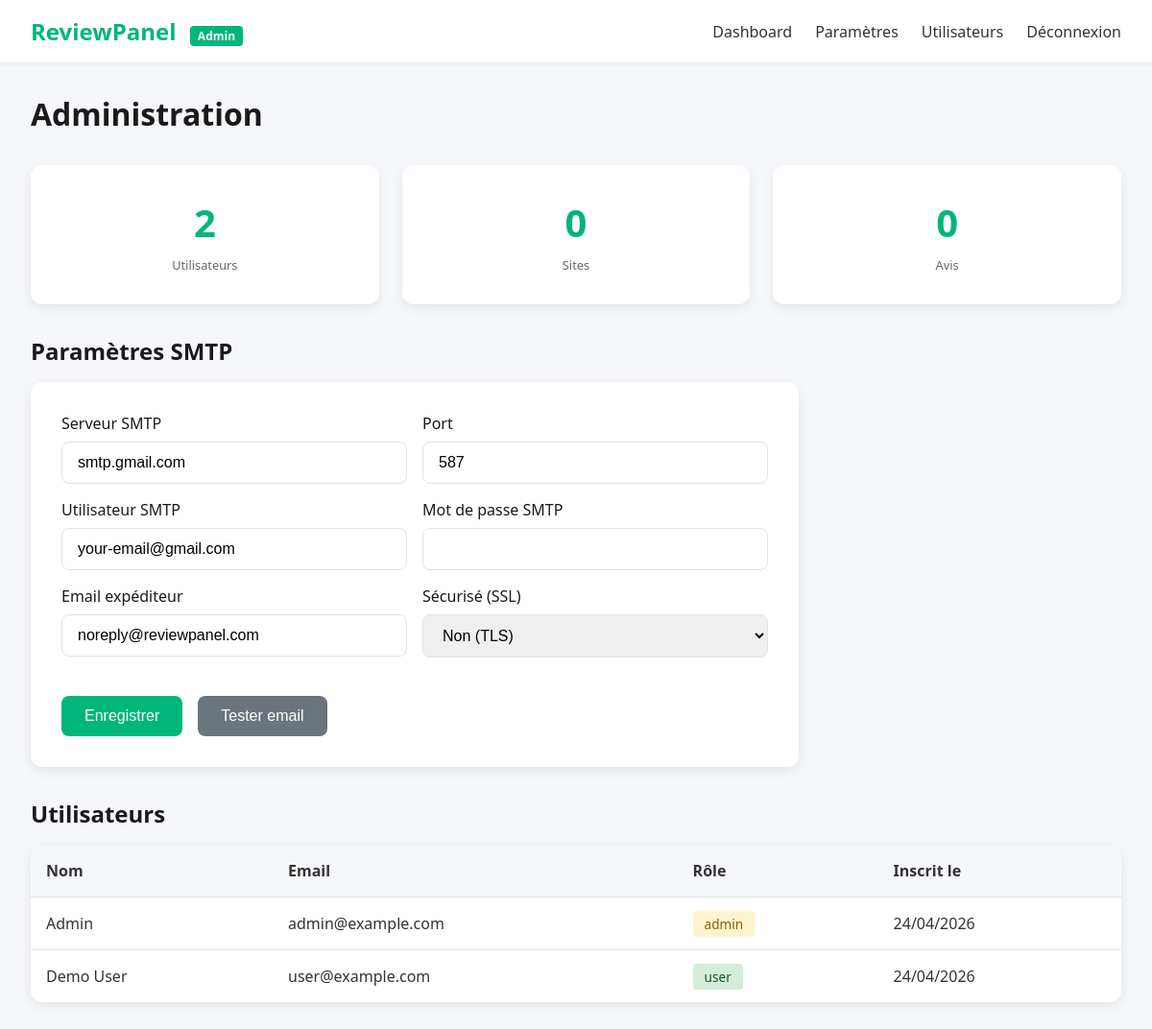
/admin.php (signed in), run on the app's committed database.
### tables this page shows
CREATE TABLE IF NOT EXISTS users (
    id INT AUTO_INCREMENT PRIMARY KEY,
    email VARCHAR(255) UNIQUE NOT NULL,
    password VARCHAR(255) NOT NULL,
    name VARCHAR(255) NOT NULL,
    role ENUM('user', 'admin') DEFAULT 'user',
    reset_token VARCHAR(255),
    reset_expires DATETIME,
    created_at DATETIME DEFAULT CURRENT_TIMESTAMP
);

### admin.php (the view, shortened to what this page needs)
<?php
$settings = [];
?>
<!DOCTYPE html>
<html lang="fr">
<head>
    <link rel="stylesheet" href="css/style.css">
    <link rel="stylesheet" href="css/admin.css">
</head>
<body>
    <nav class="navbar">
        <div class="nav-brand">ReviewPanel <span class="badge">Admin</span></div>
        <div class="nav-links">
            <a href="index.php">Dashboard</a>
            <a href="?section=settings">Paramètres</a>
            <a href="?section=users">Utilisateurs</a>
            <a href="index.php?logout=1">Déconnexion</a>
        </div>
    </nav>
    <div class="container">
        <h1>Administration</h1>
        <div class="stats-grid">
            <?php
            $pdo = getDB();
            echo '<div class="stat-card"><div class="stat-value">' . $pdo->query('SELECT COUNT(*) FROM users')->fetchColumn() . '</div><div class="stat-label">Utilisateurs</div></div>';
            echo '<div class="stat-card"><div class="stat-value">' . $pdo->query('SELECT COUNT(*) FROM sites')->fetchColumn() . '</div><div class="stat-label">Sites</div></div>';
            echo '<div class="stat-card"><div class="stat-value">' . $pdo->query('SELECT COUNT(*) FROM reviews')->fetchColumn() . '</div><div class="stat-label">Avis</div></div>';
            ?>
        </div>
        <h2>Paramètres SMTP</h2>
        <form method="POST" class="settings-form">
            <div class="form-row">
                <div class="form-group">
                    <label>Serveur SMTP</label>
                    <input type="text" name="smtp_host" value="<?= htmlspecialchars($settings['smtp_host'] ?? SMTP_HOST) ?>" required>
                </div>
                <div class="form-group">
                    <label>Port</label>
                    <input type="number" name="smtp_port" value="<?= htmlspecialchars($settings['smtp_port'] ?? SMTP_PORT) ?>" required>
                </div>
            </div>
            <div class="form-row">
                <div class="form-group">
                    <label>Utilisateur SMTP</label>
                    <input type="email" name="smtp_user" value="<?= htmlspecialchars($settings['smtp_user'] ?? SMTP_USER) ?>">
                </div>
                <div class="form-group">
                    <label>Mot de passe SMTP</label>
                    <input type="password" name="smtp_password" value="<?= htmlspecialchars($settings['smtp_password'] ?? '') ?>">
                </div>
            </div>
            <div class="form-row">
                <div class="form-group">
                    <label>Email expéditeur</label>
                    <input type="email" name="smtp_from" value="<?= htmlspecialchars($settings['smtp_from'] ?? SMTP_FROM) ?>">
                </div>
                <div class="form-group">
                    <label>Sécurisé (SSL)</label>
                    <select name="smtp_secure">
                        <option value="0" <?= (($settings['smtp_secure'] ?? '') == '0') ? 'selected' : '' ?>>Non (TLS)</option>
                    </select>
                </div>
            </div>
            <div class="form-actions">
                <button type="submit" class="btn-primary">Enregistrer</button>
                <button type="button" onclick="testEmail()" class="btn-secondary">Tester email</button>
            </div>
        </form>
        <h2>Utilisateurs</h2>
        <table class="users-table">
            <thead>
                <tr>
                    <th>Nom</th>
                    <th>Email</th>
                    <th>Rôle</th>
                    <th>Inscrit le</th>
                </tr>
            </thead>
            <tbody>
                <?php
                $stmt = $pdo->query('SELECT name, email, role, created_at FROM users ORDER BY created_at DESC');
                while ($user = $stmt->fetch()):
                ?>
                <tr>
                    <td><?= htmlspecialchars($user['name']) ?></td>
                    <td><?= htmlspecialchars($user['email']) ?></td>
                    <td><span class="user-role <?= $user['role'] ?>"><?= $user['role'] ?></span></td>
                    <td><?= date('d/m/Y', strtotime($user['created_at'])) ?></td>
                </tr>
                <?php endwhile; ?>
            </tbody>
        </table>
    </div>
</body>
</html>

### css/style.css (style rules this page uses)
* { margin: 0; padding: 0; box-sizing: border-box; }
:root { --primary: #00b67a; --primary-dark: #009963; --secondary: #1a1a1a; --bg: #f5f7fa; --white: #ffffff; --text: #333; --text-light: #666; --border: #e1e4e8; --danger: #e74c3c; --star: #ffc107; }
body { font-family: 'Segoe UI', Tahoma, Geneva, Verdana, sans-serif; background: var(--bg); color: var(--text); min-height: 100vh; }
.navbar { background: var(--white); padding: 1rem 2rem; display: flex; justify-content: space-between; align-items: center; box-shadow: 0 2px 4px rgba(0,0,0,0.05); position: sticky; top: 0; z-index: 100; }
.nav-brand { font-size: 1.5rem; font-weight: bold; color: var(--primary); }
.nav-links { display: flex; gap: 1.5rem; align-items: center; }
.nav-links a, .nav-links span { color: var(--text); text-decoration: none; }
.container { max-width: 1200px; margin: 0 auto; padding: 2rem; }
.btn-primary { display: inline-block; padding: 0.75rem 1.5rem; background: var(--primary); color: var(--white); border: none; border-radius: 8px; font-size: 1rem; cursor: pointer; text-decoration: none; }
.stat-value { font-size: 1.5rem; font-weight: bold; color: var(--primary); }
.stat-label { font-size: 0.8rem; color: var(--text-light); }

### css/admin.css (style rules this page uses)
.badge { background: var(--primary); color: white; padding: 2px 8px; border-radius: 4px; font-size: 0.75rem; margin-left: 8px; }
.stats-grid { display: grid; grid-template-columns: repeat(auto-fit, minmax(150px, 1fr)); gap: 1.5rem; margin: 2rem 0; }
.stat-card { background: var(--white); padding: 2rem; border-radius: 12px; box-shadow: 0 4px 12px rgba(0,0,0,0.08); text-align: center; }
.stat-card .stat-value { font-size: 2.5rem; font-weight: bold; color: var(--primary); }
.stat-card .stat-label { color: var(--text-light); margin-top: 0.5rem; }
h1, h2 { color: var(--secondary); margin: 2rem 0 1rem; }
h1:first-child { margin-top: 0; }
.settings-form { background: var(--white); padding: 2rem; border-radius: 12px; box-shadow: 0 4px 12px rgba(0,0,0,0.08); max-width: 800px; }
.form-row { display: grid; grid-template-columns: 1fr 1fr; gap: 1rem; }
.form-group { margin-bottom: 1rem; }
.form-group label { display: block; margin-bottom: 0.5rem; font-weight: 500; color: var(--secondary); }
.form-group input, .form-group select { width: 100%; padding: 0.75rem 1rem; border: 1px solid var(--border); border-radius: 8px; font-size: 1rem; }
.form-actions { display: flex; gap: 1rem; margin-top: 1.5rem; }
.btn-secondary { display: inline-block; padding: 0.75rem 1.5rem; background: #6c757d; color: white; border: none; border-radius: 8px; font-size: 1rem; cursor: pointer; }
.users-table { width: 100%; border-collapse: collapse; background: var(--white); border-radius: 12px; overflow: hidden; box-shadow: 0 4px 12px rgba(0,0,0,0.08); }
.users-table th, .users-table td { padding: 1rem; text-align: left; border-bottom: 1px solid var(--border); }
.users-table th { background: var(--bg); font-weight: 600; }
.users-table tr:last-child td { border-bottom: none; }
.user-role { padding: 4px 12px; border-radius: 4px; font-size: 0.85rem; font-weight: 500; }
.user-role.admin { background: #fef3cd; color: #856404; }
.user-role.user { background: #d4edda; color: #155724; }

### data on the page
users: name "Admin", email "admin@example.com", role "admin", created_at "24/04/2026"
users: name "Demo User", email "user@example.com", role "user", created_at "24/04/2026"

### other printed values
$pdo->query('SELECT COUNT(*) FROM users')->fetchColumn() "2"
$pdo->query('SELECT COUNT(*) FROM sites')->fetchColumn() "0"
$pdo->query('SELECT COUNT(*) FROM reviews')->fetchColumn() "0"
